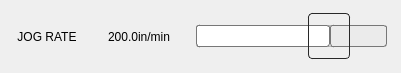
                     <widget class="QWidget" name="horizontalLayoutWidget_2">
                      <property name="geometry">
                       <rect>
                        <x>302</x>
                        <y>145</y>
                        <width>401</width>
                        <height>53</height>
                       </rect>
                      </property>
                      <layout class="QHBoxLayout" name="horizontalLayout_10">
                       <item>
                        <widget class="QLabel" name="label_10">
                         <property name="sizePolicy">
                          <sizepolicy hsizetype="Fixed" vsizetype="Preferred">
                           <horstretch>0</horstretch>
                           <verstretch>0</verstretch>
                          </sizepolicy>
                         </property>
                         <property name="minimumSize">
                          <size>
                           <width>70</width>
                           <height>0</height>
                          </size>
                         </property>
                         <property name="maximumSize">
                          <size>
                           <width>70</width>
                           <height>16777215</height>
                          </size>
                         </property>
                         <property name="text">
                          <string>JOG RATE</string>
                         </property>
                         <property name="alignment">
                          <set>Qt::AlignCenter</set>
                         </property>
                        </widget>
                       </item>
                       <item>
                        <widget class="StatusLabel" name="statuslabel_7">
                         <property name="sizePolicy">
                          <sizepolicy hsizetype="Preferred" vsizetype="Fixed">
                           <horstretch>0</horstretch>
                           <verstretch>0</verstretch>
                          </sizepolicy>
                         </property>
                         <property name="minimumSize">
                          <size>
                           <width>0</width>
                           <height>41</height>
                          </size>
                         </property>
                         <property name="maximumSize">
                          <size>
                           <width>100</width>
                           <height>16777215</height>
                          </size>
                         </property>
                         <property name="text">
                          <string>200.0in/min</string>
                         </property>
                         <property name="alignment">
                          <set>Qt::AlignCenter</set>
                         </property>
                         <property name="textTemplate" stdset="0">
                          <string>%.1fin/min</string>
                         </property>
                         <property name="alt_textTemplate" stdset="0">
                          <string>%.1fmm/min</string>
                         </property>
                         <property name="jograte_status" stdset="0">
                          <bool>true</bool>
                         </property>
                         <property name="current_feedrate_status" stdset="0">
                          <bool>false</bool>
                         </property>
                        </widget>
                       </item>
                       <item>
                        <widget class="StatusSlider" name="statusslider_3">
                         <property name="sizePolicy">
                          <sizepolicy hsizetype="Fixed" vsizetype="Fixed">
                           <horstretch>0</horstretch>
                           <verstretch>0</verstretch>
                          </sizepolicy>
                         </property>
                         <property name="minimumSize">
                          <size>
                           <width>191</width>
                           <height>51</height>
                          </size>
                         </property>
                         <property name="styleSheet">
                          <string notr="true">QSlider::groove:horizontal {
border: 1px solid #bbb;
background: white;
height: 20px;
border-radius: 3px;
}

QSlider::sub-page:horizontal {
background: qlineargradient(x1: 0, y1: 0,    x2: 0, y2: 1,
    stop: 0 #66e, stop: 1 #bbf);
background: qlineargradient(x1: 0, y1: 0.2, x2: 1, y2: 1,
    stop: 0 #bbf, stop: 1 #55f);
border: 1px solid #777;
height: 20px;
border-radius: 3px;
}

QSlider::add-page:horizontal {
background: rgb(235, 235, 235);
border: 1px solid #777;
height: 20px;
border-radius: 3px;
}

QSlider::handle:horizontal {
background: qlineargradient(spread:reflect, x1:0, y1:0, x2:1, y2:0, stop:0 rgba(255, 255, 255, 255), stop:0.1 rgba(60, 60, 60, 255), stop:0.21 rgba(60, 60, 60, 255), stop:0.25 rgba(255, 255, 255, 255), stop:0.29 rgba(60, 60, 60, 255), stop:0.46 rgba(60, 60, 60, 255), stop:0.5 rgba(255, 255, 255, 255), stop:0.54 rgba(60, 60, 60, 255), stop:0.71 rgba(60, 60, 60, 255), stop:0.75 rgba(255, 255, 255, 255), stop:0.79 rgba(60, 60, 60, 255), stop:0.9 rgba(60, 60, 60, 255), stop:1 rgba(255, 255, 255, 255));
border: 1px solid #777;
border-color: rgba(40, 40, 40, 255);
width: 40px;
margin-top: -13px;
margin-bottom: -13px;
border-radius: 4px;
}

QSlider::handle:horizontal:hover {
background: qlineargradient(spread:reflect, x1:0, y1:0, x2:1, y2:0, stop:0 rgba(255, 255, 255, 255), stop:0.1 rgba(60, 60, 60, 255), stop:0.21 rgba(60, 60, 60, 255), stop:0.25 rgba(255, 255, 255, 255), stop:0.29 rgba(60, 60, 60, 255), stop:0.46 rgba(60, 60, 60, 255), stop:0.5 rgba(255, 255, 255, 255), stop:0.54 rgba(60, 60, 60, 255), stop:0.71 rgba(60, 60, 60, 255), stop:0.75 rgba(255, 255, 255, 255), stop:0.79 rgba(60, 60, 60, 255), stop:0.9 rgba(60, 60, 60, 255), stop:1 rgba(255, 255, 255, 255));
border: 1px solid #444;
border-color: rgb(241, 239, 237);
border-radius: 4px;
}

QSlider::sub-page:horizontal:disabled {
background: #bbb;
border-color: #999;
}

QSlider::add-page:horizontal:disabled {
background: #eee;
border-color: #999;
}

QSlider::handle:horizontal:disabled {
background: #eee;
border: 1px solid #aaa;
border-radius: 4px;
}</string>
                         </property>
                         <property name="maximum">
                          <number>199</number>
                         </property>
                         <property name="pageStep">
                          <number>1</number>
                         </property>
                         <property name="value">
                          <number>150</number>
                         </property>
                         <property name="orientation">
                          <enum>Qt::Horizontal</enum>
                         </property>
                         <property name="feed_rate" stdset="0">
                          <bool>false</bool>
                         </property>
                         <property name="jograte_rate" stdset="0">
                          <bool>true</bool>
                         </property>
                        </widget>
                       </item>
                      </layout>
                     </widget>
